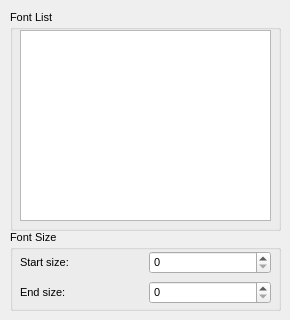
      <widget class="QWidget" name="tab_animation_label">
       <attribute name="title">
        <string>Label</string>
       </attribute>
       <widget class="QGroupBox" name="grpFontList">
        <property name="geometry">
         <rect>
          <x>10</x>
          <y>10</y>
          <width>271</width>
          <height>221</height>
         </rect>
        </property>
        <property name="font">
         <font>
          <pointsize>8</pointsize>
         </font>
        </property>
        <property name="title">
         <string>Font List</string>
        </property>
        <widget class="gui::textedit::TextEdit" name="txtFontListList">
         <property name="geometry">
          <rect>
           <x>10</x>
           <y>20</y>
           <width>251</width>
           <height>191</height>
          </rect>
         </property>
        </widget>
       </widget>
       <widget class="QGroupBox" name="grpFontSize">
        <property name="geometry">
         <rect>
          <x>10</x>
          <y>230</y>
          <width>271</width>
          <height>81</height>
         </rect>
        </property>
        <property name="font">
         <font>
          <pointsize>8</pointsize>
         </font>
        </property>
        <property name="title">
         <string>Font Size</string>
        </property>
        <widget class="QWidget" name="layoutWidget7">
         <property name="geometry">
          <rect>
           <x>10</x>
           <y>20</y>
           <width>251</width>
           <height>56</height>
          </rect>
         </property>
         <layout class="QGridLayout" name="gridLayout">
          <item row="0" column="0">
           <widget class="QLabel" name="lblFontSizeStartingSize">
            <property name="text">
             <string>Start size:</string>
            </property>
           </widget>
          </item>
          <item row="0" column="1">
           <widget class="QSpinBox" name="sbFontSizeStartingSize">
            <property name="maximum">
             <number>600</number>
            </property>
           </widget>
          </item>
          <item row="1" column="0">
           <widget class="QLabel" name="lblFontSizeEndingSize">
            <property name="text">
             <string>End size:</string>
            </property>
           </widget>
          </item>
          <item row="1" column="1">
           <widget class="QSpinBox" name="sbFontSizeEndingSize">
            <property name="maximum">
             <number>600</number>
            </property>
           </widget>
          </item>
         </layout>
        </widget>
       </widget>
      </widget>
